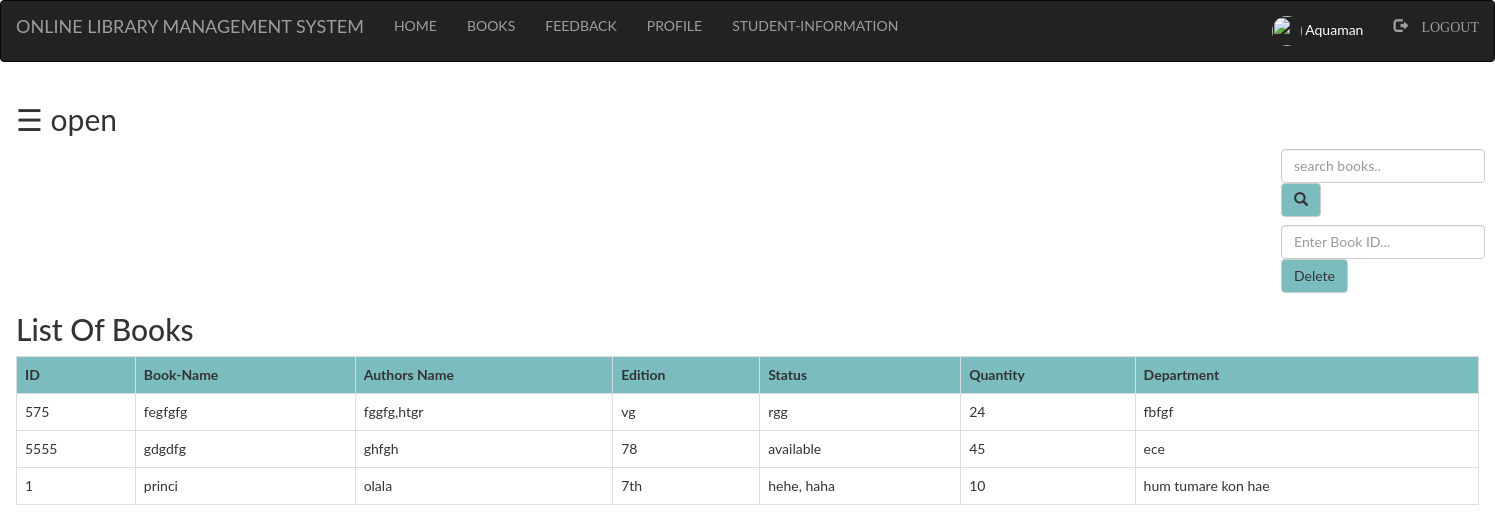
Page /library/admin/books.php (signed in) on the earlier database version.
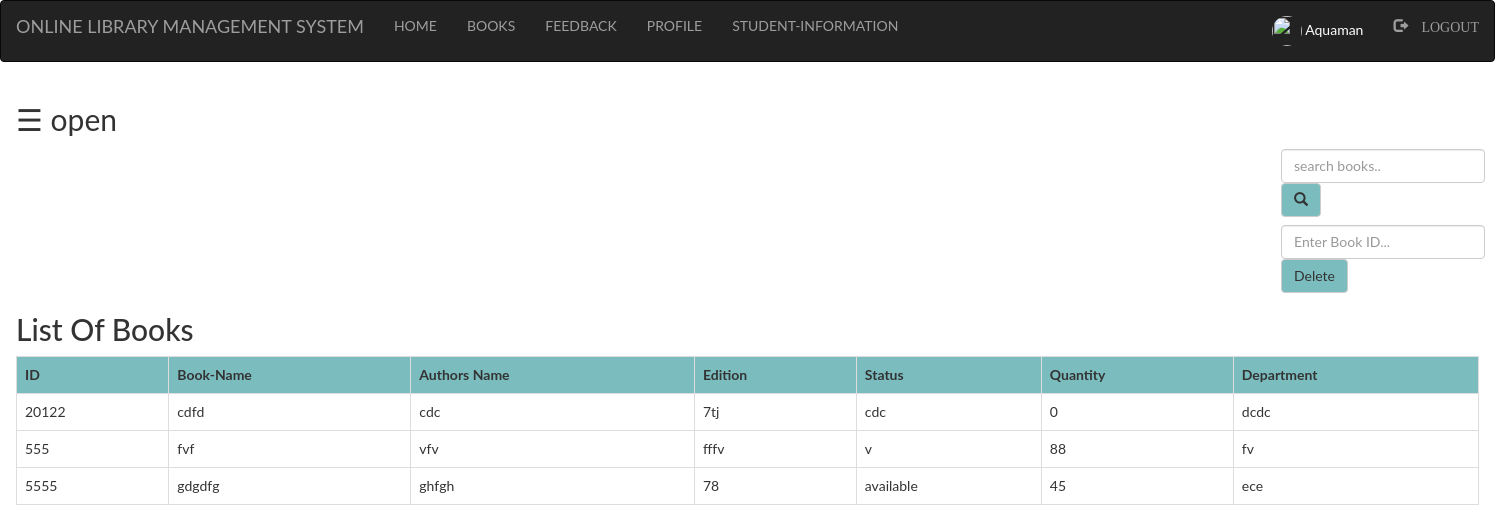
Same page on the later database version.
### tables this page shows
CREATE TABLE `books` (
  `bid` int(100) NOT NULL,
  `name` varchar(100) NOT NULL,
  `authors` varchar(100) NOT NULL,
  `edition` varchar(100) NOT NULL,
  `status` varchar(100) NOT NULL,
  `quantity` int(100) NOT NULL,
  `department` varchar(100) NOT NULL
);

### library/admin/books.php (the view, shortened to what this page needs)
<?php
include "connection.php";
include "navbar.php";
?>
<!DOCTYPE html>
<html>
<head>
</head>
<body>
	<div id="main">
		<span style="font-size:30px;cursor:pointer" onclick="openNav()">&#9776; open</span>
		<div class="srch">
			<form class="navbar-form" method="post" name="form1">
				<input class="form-control" type="text" name="search" placeholder="search books.." required="">
				<button style="background-color: #6db6b9e6;" type="submit" name="submit" class="btn btn-default">
					<span class="glyphicon glyphicon-search"></span>
				</button>
			</form>
			<form class="navbar-form" method="post" name="form1">
				<input class="form-control" type="text" name="bid" placeholder="Enter Book ID..." required="">
				<button style="background-color: #6db6b9e6;" type="submit" name="submit1" class="btn btn-default">Delete
				</button>
			</form>
		</div>
		<h2>List Of Books</h2>
		<?php
		if (isset($_POST['submit'])) {
			$q = mysqli_query($db, "SELECT * from books where `name` like '$_POST[search]' ");
			if (mysqli_num_rows($q) == 0) {
				echo "Sorry! No book found. Try searching again...";
			} else {
				echo "<table class='table table-bordered table-hover' >";
				echo "<tr style='background-color: #6db6b9e6;'>";
				echo "<th>";
				echo "ID";
				echo "</th>";
				echo "<th>";
				echo "Book-Name";
				echo "</th>";
				echo "<th>";
				echo "Authors Name";
				echo "</th>";
				echo "<th>";
				echo "Edition";
				echo "</th>";
				echo "<th>";
				echo "Status";
				echo "</th>";
				echo "<th>";
				echo "Quantity";
				echo "</th>";
				echo "<th>";
				echo "Department";
				echo "</th>";
				echo "</tr>";
				while ($row = mysqli_fetch_assoc($q)) {
					echo "<tr>";
					echo "<td>";
					echo $row['bid'];
					echo "</td>";
					echo "<td>";
					echo $row['name'];
					echo "</td>";
					echo "<td>";
					echo $row['authors'];
					echo "</td>";
					echo "<td>";
					echo $row['edition'];
					echo "</td>";
					echo "<td>";
					echo $row['status'];
					echo "</td>";
					echo "<td>";
					echo $row['quantity'];
					echo "</td>";
					echo "<td>";
					echo $row['department'];
					echo "</td>";
					echo "</tr>";
				}
				echo "</table>";
			}
		} else {
			$res = mysqli_query($db, "SELECT * FROM `books` ORDER BY `books`.`name` ASC;");
			echo "<table class='table table-bordered table-hover' >";
			echo "<tr style='background-color: #6db6b9e6;'>";
			echo "<th>";
			echo "ID";
			echo "</th>";
			echo "<th>";
			echo "Book-Name";
			echo "</th>";
			echo "<th>";
			echo "Authors Name";
			echo "</th>";
			echo "<th>";
			echo "Edition";
			echo "</th>";
			echo "<th>";
			echo "Status";
			echo "</th>";
			echo "<th>";
			echo "Quantity";
			echo "</th>";
			echo "<th>";
			echo "Department";
			echo "</th>";
			echo "</tr>";
			while ($row = mysqli_fetch_assoc($res)) {
				echo "<tr>";
				echo "<td>";
				echo $row['bid'];
				echo "</td>";
				echo "<td>";
				echo $row['name'];
				echo "</td>";
				echo "<td>";
				echo $row['authors'];
				echo "</td>";
				echo "<td>";
				echo $row['edition'];
				echo "</td>";
				echo "<td>";
				echo $row['status'];
				echo "</td>";
				echo "<td>";
				echo $row['quantity'];
				echo "</td>";
				echo "<td>";
				echo $row['department'];
				echo "</td>";
				echo "</tr>";
			}
			echo "</table>";
		}
				?>
	</div>
</body>
</html>

### library/admin/navbar.php (shortened to what this page needs)
<!DOCTYPE html>
<html lang="en">
<head>
  <link rel="stylesheet" href="https://maxcdn.bootstrapcdn.com/bootstrap/3.3.7/css/bootstrap.min.css">
</head>
<body>
  <nav class="navbar navbar-inverse">
    <div class="container-fluid">
      <div class="navbar-header">
        <a class="navbar-brand active">ONLINE LIBRARY MANAGEMENT SYSTEM</a>
      </div>
      <ul class="nav navbar-nav">
        <li><a href="index.php">HOME</a></li>
        <li><a href="books.php">BOOKS</a></li>
        <li><a href="feedback.php">FEEDBACK</a></li>
      </ul>
      <?php
      if (isset($_SESSION['login_user'])) { ?>
        <ul class="nav navbar-nav">
          <li><a href="profile.php">PROFILE</a></li>
          <li><a href="student.php">STUDENT-INFORMATION</a></li>
        </ul>
        <ul class="nav navbar-nav navbar-right">
          <li><a href="profile.php">
              <div style="color: white">
                <?php
                echo "<img class='img-circle profile_img' height= 30 width = 30 src='images/".$_SESSION['pic']."'>";
                echo " ".$_SESSION['login_user'];
                ?>
              </div>
            </a></li>
          <li><a href="logout.php"><span class="glyphicon glyphicon-log-out"> LOGOUT</span></a></li>
        </ul>
      <?php
      }
      ?>
    </div>
  </nav>
</body>
</html>

### library/admin/books.php (style rules this page uses)
.srch { padding-left: 1250px; }
body { font-family: "Lato", sans-serif; transition: background-color .5s; }
#main { transition: margin-left .5s; padding: 16px; }
.img-circle { margin-left: 20px; }

Differences in the rows shown:
removed books: bid "575", name "fegfgfg", authors "fggfg,htgr", edition "vg", status "rgg", quantity "24", department "fbfgf"
removed books: bid "1", name "princi", authors "olala", edition "7th", status "hehe, haha", quantity "10", department "hum tumare kon hae"
added books: bid "20122", name "cdfd", authors "cdc", edition "7tj", status "cdc", quantity "0", department "dcdc"
added books: bid "555", name "fvf", authors "vfv", edition "fffv", status "v", quantity "88", department "fv"
